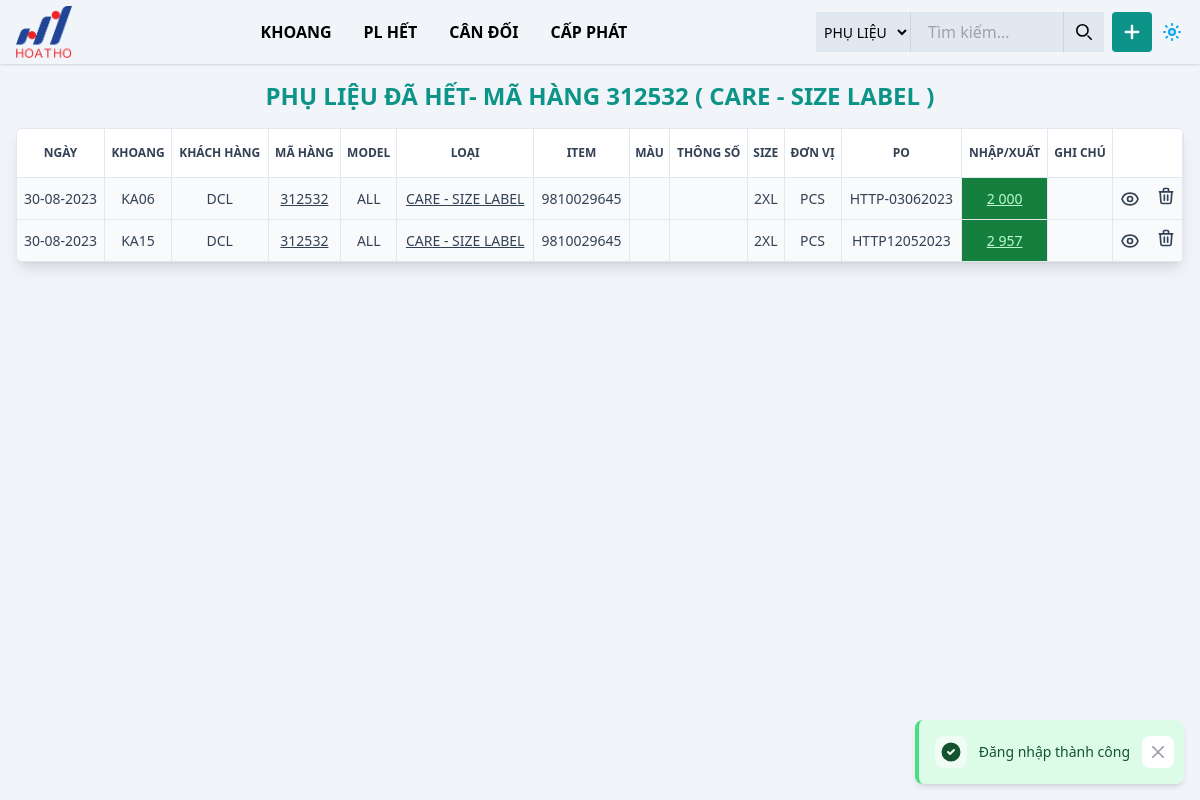
Page /het.php?ma-hang=312532&plieu=CARE - SIZE LABEL (signed in) on the committed database.
### tables this page shows
CREATE TABLE `items` (
  `item_id` bigint(20) UNSIGNED NOT NULL,
  `item_customer` varchar(20) NOT NULL,
  `item_style` varchar(20) NOT NULL,
  `item_type` varchar(100) NOT NULL,
  `item_container` varchar(20) NOT NULL,
  `item_model` varchar(20) DEFAULT NULL,
  `item_item` varchar(20) DEFAULT NULL,
  `item_color` varchar(20) DEFAULT NULL,
  `item_params` varchar(10) DEFAULT NULL,
  `item_size` varchar(100) DEFAULT NULL,
  `item_po` varchar(20) DEFAULT NULL,
  `item_unit` varchar(10) NOT NULL,
  `item_qty` decimal(10,2) NOT NULL,
  `item_note` varchar(255) DEFAULT NULL,
  `item_date` date NOT NULL,
  `item_sold_out` tinyint(1) NOT NULL DEFAULT 0,
  `order_id` bigint(20) UNSIGNED DEFAULT NULL,
  `item_plan` decimal(10,2) UNSIGNED DEFAULT NULL,
  `item_norm` float(3,2) DEFAULT NULL,
  `user_id` tinyint(2) UNSIGNED NOT NULL,
  `number_group` tinyint(2) UNSIGNED NOT NULL DEFAULT 0,
  `created_at` datetime NOT NULL DEFAULT current_timestamp()
);

### DB.php (called while the page is built, shortened)
<?php
class  DB
{
    private $table;
    private $select;
    private $where;
    private $conn;
    private $query;
    public function __construct()
    {
        try {
            $servername = "localhost";
            $username = "root";
            $password = "";
            $dbname = "phu-lieu";
            $this->conn = new PDO("mysql:host=$servername;port=3306;dbname=$dbname;charset=utf8mb4", $username, $password, [
                PDO::ATTR_ERRMODE => PDO::ERRMODE_EXCEPTION,
                PDO::ATTR_DEFAULT_FETCH_MODE => PDO::FETCH_OBJ,
            ]);
        } catch (PDOException $e) {
            echo "Connection failed: " . $e->getMessage();
        }
    }
    public static function table($table)
    {
        $instance = new DB();
        $instance->table = $table;
        return $instance;
    }
    public function where($column, $condition, $value)
    {
        $this->where[] = "$column $condition '$value'";
        return $this;
    }
    public function get()
    {
        $query = "SELECT ";
        if (empty($this->select)) {
            $query .= "*";
        } else {
            $query .= implode(',', $this->select);
        }
        $query .= " FROM " . $this->table;
        if (isset($this->where)) {
            $query .= " WHERE " . implode(' AND ', $this->where);
        }
        $this->query = $query;
        return $this;
    }
    public function whereNull($column)
    {
        $this->where[] = "$column IS NULL";
        return $this;
    }
    public function fetchAll()
    {
        $result = $this->conn->query($this->query);
        return $result->fetchAll();
    }
}

### helper.php (called while the page is built, shortened)
<?php
function get($field): string
{
    return htmlspecialchars(trim($_GET[$field]));
}
function formatDate($date): string
{
    return date('d-m-Y', strtotime($date));
}
function formatNumber($number): int|string
{
    if (fmod($number, 1) == 0) {
        return number_format($number, 0, '.', ' ');
    } else {
        return number_format($number, 2, '.', ' ');
    }
}

### het.php (the view, shortened to what this page needs)
<?php
$headerTitle = $page_title = "PHỤ LIỆU ĐÃ HẾT";
include_once "header.php";
$items = DB::table('items');
if (count($_GET) === 2 && isset($_GET['ma-hang'], $_GET['plieu'])) {
    $headerTitle .= "- MÃ HÀNG " . get("ma-hang") . " ( " . get("plieu") . " )";
    $items = $items
        ->where('item_style', '=', get('ma-hang'))
        ->where('item_type', '=', get('plieu'));
}
$items = $items->where('item_sold_out', '=', 1)
    ->whereNull('order_id')
    ->fetchAll();
if (count($items)) { ?>
    <div class="px-2 py-4 md:p-4" id="items">
        <h2 id="item-title" class="text-center font-bold text-xl md:text-2xl dark:text-muted-200 mb-4 text-teal-600"><?= $headerTitle ?></h2>
        <div id="table" class="w-full">
            <div class="border-muted-200 dark:border-muted-700 border rounded-md overflow-hidden shadow-lg">
                <div class="overflow-x-auto min-w-full align-middle">
                    <table class="divide-muted-200 dark:divide-muted-700 min-w-full table-fixed divide-y text-center">
                        <thead>
                            <tr>
                                <th class="text-muted-700 dark:text-muted-400 font-bold text-xs uppercase border-muted-200 dark:border-muted-700 last:border-e-none dark:bg-muted-800 border-r bg-white px-1 py-4">Ngày</th>
                                <th class="text-muted-700 dark:text-muted-400 font-bold text-xs uppercase border-muted-200 dark:border-muted-700 last:border-e-none dark:bg-muted-800 border-r bg-white px-1 py-4">Khoang</th>
                                <th class="text-muted-700 dark:text-muted-400 font-bold text-xs uppercase border-muted-200 dark:border-muted-700 last:border-e-none dark:bg-muted-800 border-r bg-white px-1 py-4">Khách hàng</th>
                                <th class="text-muted-700 dark:text-muted-400 font-bold text-xs uppercase border-muted-200 dark:border-muted-700 last:border-e-none dark:bg-muted-800 border-r bg-white px-1 py-4">Mã hàng</th>
                                <th class="text-muted-700 dark:text-muted-400 font-bold text-xs uppercase border-muted-200 dark:border-muted-700 last:border-e-none dark:bg-muted-800 border-r bg-white px-1 py-4">Model</th>
                                <th class="text-muted-700 dark:text-muted-400 font-bold text-xs uppercase border-muted-200 dark:border-muted-700 last:border-e-none dark:bg-muted-800 border-r bg-white px-1 py-4">Loại</th>
                                <th class="text-muted-700 dark:text-muted-400 font-bold text-xs uppercase border-muted-200 dark:border-muted-700 last:border-e-none dark:bg-muted-800 border-r bg-white px-1 py-4">Item</th>
                                <th class="text-muted-700 dark:text-muted-400 font-bold text-xs uppercase border-muted-200 dark:border-muted-700 last:border-e-none dark:bg-muted-800 border-r bg-white px-1 py-4">Màu</th>
                                <th class="text-muted-700 dark:text-muted-400 font-bold text-xs uppercase border-muted-200 dark:border-muted-700 last:border-e-none dark:bg-muted-800 border-r bg-white px-1 py-4">Thông số</th>
                                <th class="text-muted-700 dark:text-muted-400 font-bold text-xs uppercase border-muted-200 dark:border-muted-700 last:border-e-none dark:bg-muted-800 border-r bg-white px-1 py-4">Size</th>
                                <th class="text-muted-700 dark:text-muted-400 font-bold text-xs uppercase border-muted-200 dark:border-muted-700 last:border-e-none dark:bg-muted-800 border-r bg-white px-1 py-4">Đơn vị</th>
                                <th class="text-muted-700 dark:text-muted-400 font-bold text-xs uppercase border-muted-200 dark:border-muted-700 last:border-e-none dark:bg-muted-800 border-r bg-white px-1 py-4">PO</th>
                                <th class="text-muted-700 dark:text-muted-400 font-bold text-xs uppercase border-muted-200 dark:border-muted-700 last:border-e-none dark:bg-muted-800 border-r bg-white px-1 py-4">Nhập/Xuất</th>
                                <th class="text-muted-700 dark:text-muted-400 font-bold text-xs uppercase border-muted-200 dark:border-muted-700 last:border-e-none dark:bg-muted-800 border-r bg-white px-1 py-4">Ghi chú</th>
                                <th class="text-muted-700 dark:text-muted-400 font-bold text-xs uppercase border-muted-200 dark:border-muted-700 last:border-e-none dark:bg-muted-800 border-r bg-white px-1 py-4"></th>
                            </tr>
                        </thead>
                        <tbody class="divide-muted-200 dark:divide-muted-700 dark:bg-muted-800 divide-y bg-muted-50">
                            <?php foreach ($items as $item) {
                            ?>
                                <tr item-id="<?= $item->item_id ?>" class="hover:bg-muted-100 dark:hover:bg-muted-900 transition-colors duration-200">
                                    <td class="text-sm border-r dark:border-muted-700 text-muted-700 dark:text-muted-200 py-2 px-1 whitespace-nowrap"><?= formatDate($item->item_date) ?></td>
                                    <td class="text-sm border-r dark:border-muted-700 text-muted-700 dark:text-muted-200 py-2 px-1 whitespace-nowrap"><?= $item->item_container ?></td>
                                    <td class="text-sm border-r dark:border-muted-700 text-muted-700 dark:text-muted-200 py-2 px-1 whitespace-nowrap"><?= $item->item_customer ?></td>
                                    <td class="text-sm border-r dark:border-muted-700 text-muted-700 dark:text-muted-200 py-2 px-1 whitespace-nowrap"><a href="het.php?ma-hang=<?= $item->item_style ?>"><?= $item->item_style ?></a></td>
                                    <td class="text-sm border-r dark:border-muted-700 text-muted-700 dark:text-muted-200 py-2 px-1 whitespace-nowrap"><?= $item->item_model ?></td>
                                    <td class="text-sm border-r dark:border-muted-700 text-muted-700 dark:text-muted-200 py-2 px-1 whitespace-nowrap"><a title="<?= $item->item_id ?>" href="het.php?ma-hang=<?= $item->item_style ?>&plieu=<?= $item->item_type ?>"><?= $item->item_type ?></a>
                                    </td>
                                    <td class="text-sm border-r dark:border-muted-700 text-muted-700 dark:text-muted-200 py-2 px-1 whitespace-nowrap"><?= $item->item_item ?></td>
                                    <td class="text-sm border-r dark:border-muted-700 text-muted-700 dark:text-muted-200 py-2 px-1 whitespace-nowrap"><?= $item->item_color ?></td>
                                    <td class="text-sm border-r dark:border-muted-700 text-muted-700 dark:text-muted-200 py-2 px-1 whitespace-nowrap"><?= $item->item_params ?></td>
                                    <td class="text-sm border-r dark:border-muted-700 text-muted-700 dark:text-muted-200 py-2 px-1 whitespace-nowrap"><?= $item->item_size ?></td>
                                    <td class="text-sm border-r dark:border-muted-700 text-muted-700 dark:text-muted-200 py-2 px-1 whitespace-nowrap"><?= $item->item_unit ?></td>
                                    <td class="text-sm border-r dark:border-muted-700 text-muted-700 dark:text-muted-200 py-2 px-1 whitespace-nowrap"><?= $item->item_po ?></td>
                                    <td class="text-sm border-r dark:border-muted-700 dark:text-muted-200 py-2 px-1 bg-green-700 text-green-200"><a href="nhap-kho.php?id=<?= $item->item_id ?>"><?= formatNumber($item->item_qty) ?></a></td>
                                    <td class="text-sm border-r dark:border-muted-700 text-muted-700 dark:text-muted-200 py-2 px-1 whitespace-nowrap"><?= $item->item_note ?></td>
                                    <td class="text-sm border-r dark:border-muted-700 text-muted-700 dark:text-muted-200 py-2 px-1 whitespace-nowrap">
                                        <div class="flex gap-4 items-center justify-center">
                                            <button title="Chi tiết xuất" type="button" class="btn-show-order w-5 transform hover:text-blue-500 transition hover:scale-125" data-id="<?= $item->item_id ?>">
                                            </button>
                                            <form id="form-delete" action="<?= $_SERVER['PHP_SELF'] ?>" method="post" class="inline-block">
                                                <button type="button" title="Xóa phụ liệu" data-id="<?= $item->item_id ?>" class="btn-show-modal w-5 transform hover:text-red-500 transition hover:scale-110">
                                                    <svg fill="none" viewBox="0 0 24 24" stroke="currentColor">
                                                        <path stroke-linecap="round" stroke-linejoin="round" stroke-width="2" d="M19 7l-.867 12.142A2 2 0 0116.138 21H7.862a2 2 0 01-1.995-1.858L5 7m5 4v6m4-6v6m1-10V4a1 1 0 00-1-1h-4a1 1 0 00-1 1v3M4 7h16"></path>
                                                    </svg>
                                                </button>
                                            </form>
                                        </div>
                                    </td>
                                </tr>
                            <?php } ?>
                        </tbody>
                    </table>
                </div>
            </div>
        </div>
    </div>
<?php }
?>
<?php
require_once "footer.php";
?>

### rows in the picture
items: item_date "30-08-2023", item_container "KA06", item_customer "DCL", item_style "312532", item_model "ALL", item_type "CARE - SIZE LABEL", item_item "9810029645", item_size "2XL", item_unit "PCS", item_po "HTTP-03062023", item_qty "2 000"
items: item_date "30-08-2023", item_container "KA15", item_customer "DCL", item_style "312532", item_model "ALL", item_type "CARE - SIZE LABEL", item_item "9810029645", item_size "2XL", item_unit "PCS", item_po "HTTP12052023", item_qty "2 957"

### other values in the picture
$toastMessage "Đăng nhập thành công"
$headerTitle "PHỤ LIỆU ĐÃ HẾT- MÃ HÀNG 312532 ( CARE - SIZE LABEL )"
